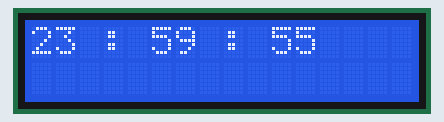
A sketch run on a simulated Arduino Uno, built with avr-gcc and run on an emulated ATmega328P. On the bench: 16×2 character LCD.

Above: at 1.1 s.
At 5.1 s:
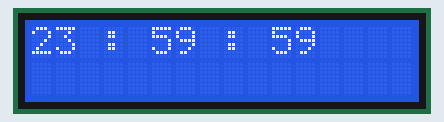
At 10.1 s:
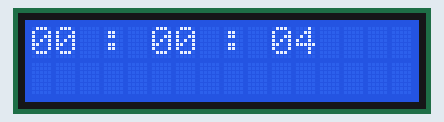
At 19.1 s:
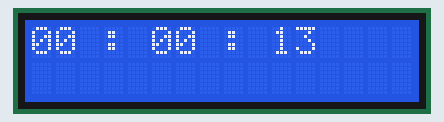
At 28.1 s:
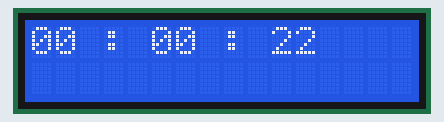
At 38.2 s:
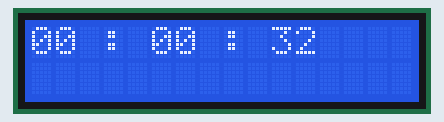

Measured:
- what the display in image 0 shows lasts 1.0 s, from 1.1 s to 2.1 s

The sketch:

pr4_7.ino
```cpp
/************************************************************************
 * Title  : Display the clock(HH : MM : SS) on LCD                      *
 * Date   : 03/09/2017                                                  *
 * Author : Harsh Patel                                                 *
 * ID No  : 15it077                                                     *
 * E-mail : 15it077@charusat.edu.in                                     *
 ************************************************************************/
#include<LiquidCrystal.h>

long timer;
int h = 23, m = 59, s = 55;

void showTime(int h, int m, int s);

LiquidCrystal lcd(12, 11, 5, 4, 3, 2);
void setup() {
  lcd.begin(16, 2);
  timer = millis();
}

void loop() {
  if(millis()-timer>1000) {
    timer = millis();
    showTime(h,m,s);
    s++;
  }
  if(s >= 60) {
    s = 0;
    m++;
    if(m >= 60) {
      m = 0;
      h++;
      if(h >= 24) {
        h = 0;
      }
    }
  }
}

void showTime(int h, int m, int s) {
  lcd.clear();
  lcd.setCursor(0, 0);

  lcd.print(h/10);
  lcd.print(h%10);
  lcd.print(" : ");
  lcd.print(m/10);
  lcd.print(m%10);
  lcd.print(" : ");
  lcd.print(s/10);
  lcd.print(s%10);
}
```
